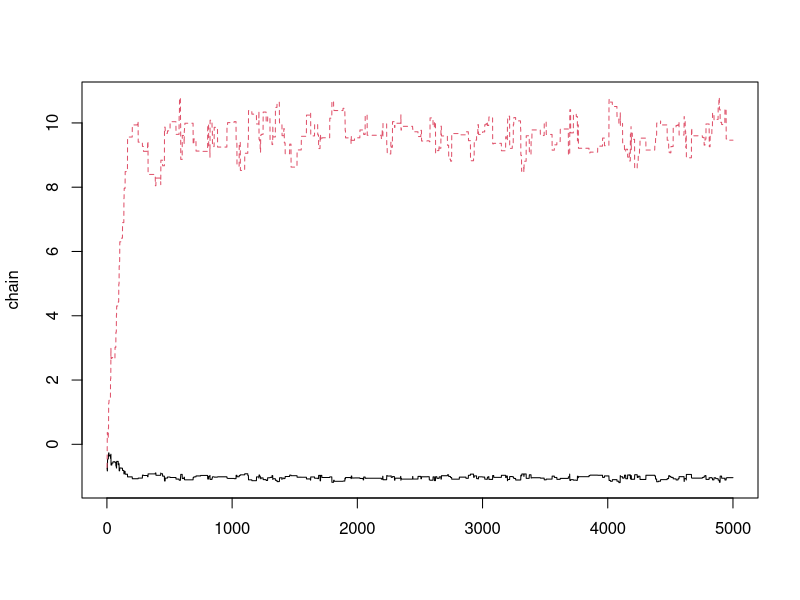
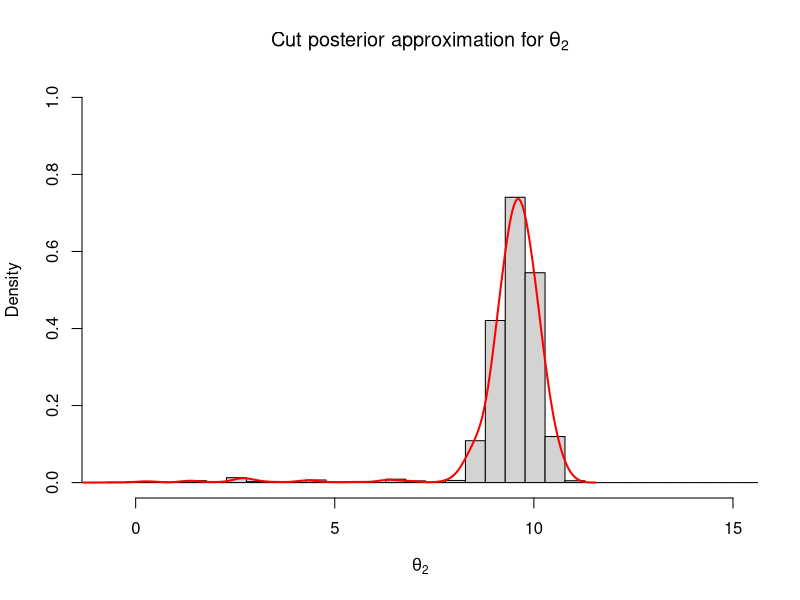
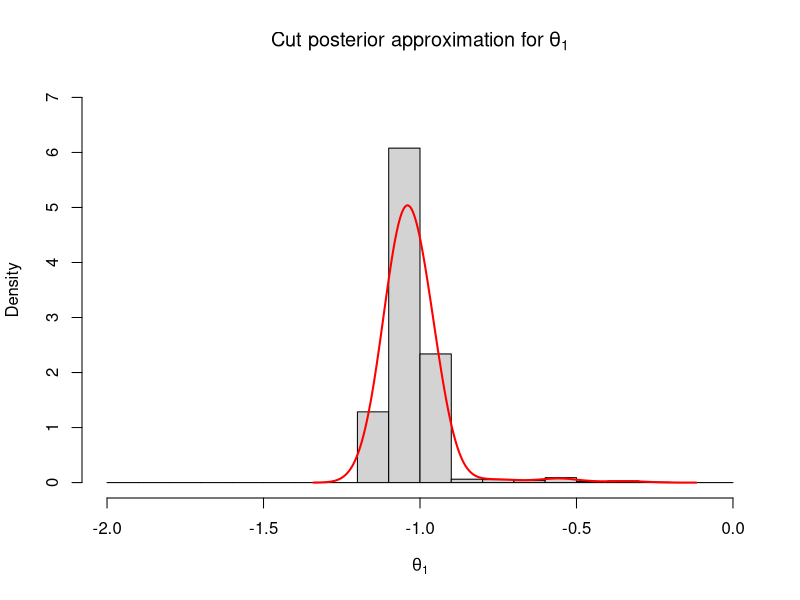

These charts were generated, in order, by the following R code:
# StatML Module 1 Project - Bayesian Modelling and Computation
# Efthymios Costa, Henry Antonio Palasciano, and Vik Shirvaikar

# Based on code from Jacob, P. E., O’Leary, J., and Atchade, Y. F., 
# "Unbiased Markov chain Monte Carlo with couplings", 2017
# and data from Maucort-Boulch, D., Franceschi, S., Plummer, M.,
# "International Correlation between Human Papillomavirus Prevalence 
# and Cervical Cancer Incidence", 2008

set.seed(2021)
library(MASS)

# Module 1 uses HPV data to form a Beta distribution for phi
J <- 13
Z_hpv <- c(32, 0, 25, 46, 51, 127, 51, 38, 4, 4, 41, 173, 164)
Z_pop <- c(911, 634, 570, 3260, 802, 1490, 830, 711, 518, 755, 678, 1601, 812)
phi_alpha <- 1 + Z_hpv
phi_beta <- 1 + Z_pop - Z_hpv

module1_sample <- function(nsamples){
  phis <- matrix(nrow = nsamples, ncol = J)
  for (j in 1:J){
    phis[,j] <- rbeta(nsamples, shape1 = phi_alpha[j], shape2 = phi_beta[j])
  }
  return(phis)
}

# Module 2 uses cervical cancer data and phi from module 1 to estimate theta
Y_cerv <- c(17.5, 18.6, 38.2, 11.2, 59.3, 85.7, 43.6, 61.5,
            50.5, 17.6, 128.4, 231.5, 175.4)
Y_pop <- c(100000, 100000, 100000, 100000, 100000, 100000, 100000,
           100000, 100000, 100000, 100000, 100000, 100000)
Y_pop_norm <- log(10**(-3) * Y_pop)

hyper2 <- list(theta_mean_prior = 0, theta_sd_prior = sqrt(1000))
dprior2 <- function(theta, hyper2){
  return(sum(dnorm(theta, mean = hyper2$theta_mean_prior, 
                   sd = hyper2$theta_sd_prior, log = TRUE)))
}

module2_loglike <- function(phi, theta, ncases, Y_pop_norm){
  score <- mu <- logmu <- 0
  for (j in 1:J){
    logmu = theta[1] + phi[j] * theta[2] + Y_pop_norm[j]
    mu = exp(logmu)
    score = score + Y_cerv[j] * logmu - mu
  }
  return(score)
}

get_kernels <- function(phi, sigma_proposal, init_mean, init_sigma){
  target <- function(x){
    return(module2_loglike(phi, x, Y_cerv, Y_pop_norm) + dprior2(x, hyper2))
  }

  single_kernel <- function(state){
    chain_state <- state$chain_state
    current_pdf <- state$current_pdf
    proposal_value <- chain_state + mvrnorm(1, c(0, 0), chol(sigma_proposal))
    proposal_pdf <- target(proposal_value)
    if (log(runif(1)) < (proposal_pdf - current_pdf)){
      return(list(chain_state = proposal_value, current_pdf = proposal_pdf))
    } else {
      return(list(chain_state = chain_state, current_pdf = current_pdf))
    }
  }
  
  rinit <- function(){
    chain_state <- mvrnorm(1, init_mean, init_sigma)
    current_pdf <- target(chain_state)
    return(list(chain_state = chain_state, current_pdf = current_pdf))
  }
  return(list(target = target, single_kernel = single_kernel, rinit = rinit))
}

# Sample phis and compute posterior mean under first model
nsamples <- 1000
phis <- module1_sample(nsamples)
phi_hat <- colMeans(phis)

## Run standard MCMC for inference on theta given phi_hat
sigma_proposal <- diag(0.1, 2, 2)
init_mean <- rep(0, 2)
init_sigma <- diag(1, 2, 2)
pb <- get_kernels(phi_hat, sigma_proposal, init_mean, init_sigma)
niterations <- 5e3
chain <- matrix(0, nrow = niterations, ncol = 2)

state <- pb$rinit()
for (iteration in 1:niterations){
  state <- pb$single_kernel(state)
  chain[iteration,] <- state$chain_state
}

matplot(chain, type = "l")

hist(chain[,2], probability = TRUE, breaks=seq(min(chain[,2]), 20, by=.5), 
     ylim=c(0,1), xlim=c(min(chain[,2]),15),
     main=bquote("Cut posterior approximation for" ~ theta[2]),
     xlab=expression(theta[2]), ylab='Density')
d <- density(chain[,2], bw=0.25)
lines(d,col='red',lwd=2, xlim=c(min(chain[,2]),20))

hist(chain[,1], probability = TRUE, breaks=seq(-2, 0, by=.1), 
     ylim=c(0,7), xlim=c(-2, 0),
     main=bquote("Cut posterior approximation for" ~ theta[1]),
     xlab=expression(theta[1]), ylab='Density')
d <- density(chain[,1], bw=0.05)
lines(d,col='red',lwd=2, xlim=c(-2, 0))
